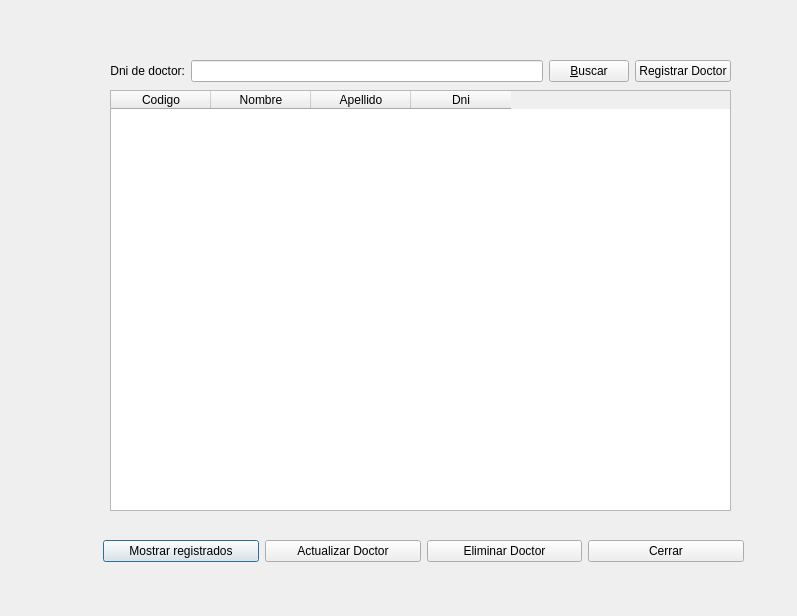
<?xml version="1.0" encoding="UTF-8"?>
<ui version="4.0">
 <class>FrmAdministrarDoctores</class>
 <widget class="QDialog" name="FrmAdministrarDoctores">
  <property name="geometry">
   <rect>
    <x>0</x>
    <y>0</y>
    <width>797</width>
    <height>616</height>
   </rect>
  </property>
  <property name="windowTitle">
   <string>Dialog</string>
  </property>
  <widget class="QWidget" name="layoutWidget">
   <property name="geometry">
    <rect>
     <x>103</x>
     <y>530</y>
     <width>641</width>
     <height>42</height>
    </rect>
   </property>
   <layout class="QHBoxLayout" name="horizontalLayout">
    <item>
     <widget class="QPushButton" name="cmdMostrarLista">
      <property name="text">
       <string>Mostrar registrados</string>
      </property>
     </widget>
    </item>
    <item>
     <widget class="QPushButton" name="cmdActualizarDoctor">
      <property name="text">
       <string>Actualizar Doctor</string>
      </property>
     </widget>
    </item>
    <item>
     <widget class="QPushButton" name="cmdEliminarDoctor">
      <property name="text">
       <string>Eliminar Doctor</string>
      </property>
     </widget>
    </item>
    <item>
     <widget class="QPushButton" name="cmdCerrar">
      <property name="text">
       <string>Cerrar</string>
      </property>
     </widget>
    </item>
   </layout>
  </widget>
  <widget class="QWidget" name="layoutWidget_2">
   <property name="geometry">
    <rect>
     <x>110</x>
     <y>50</y>
     <width>621</width>
     <height>42</height>
    </rect>
   </property>
   <layout class="QHBoxLayout" name="horizontalLayout_2">
    <item>
     <widget class="QLabel" name="label">
      <property name="text">
       <string>Dni de doctor:</string>
      </property>
      <property name="alignment">
       <set>Qt::AlignRight|Qt::AlignTrailing|Qt::AlignVCenter</set>
      </property>
     </widget>
    </item>
    <item>
     <widget class="QLineEdit" name="txtDni"/>
    </item>
    <item>
     <widget class="QPushButton" name="cmdBuscarDoctor">
      <property name="text">
       <string>&amp;Buscar</string>
      </property>
     </widget>
    </item>
    <item>
     <widget class="QPushButton" name="cmRegistrarDoctor">
      <property name="text">
       <string>Registrar Doctor</string>
      </property>
     </widget>
    </item>
   </layout>
  </widget>
  <widget class="QTableWidget" name="twDoctor">
   <property name="geometry">
    <rect>
     <x>110</x>
     <y>90</y>
     <width>621</width>
     <height>421</height>
    </rect>
   </property>
   <column>
    <property name="text">
     <string>Codigo</string>
    </property>
   </column>
   <column>
    <property name="text">
     <string>Nombre</string>
    </property>
   </column>
   <column>
    <property name="text">
     <string>Apellido</string>
    </property>
   </column>
   <column>
    <property name="text">
     <string>Dni</string>
    </property>
   </column>
  </widget>
 </widget>
 <resources/>
 <connections/>
</ui>
